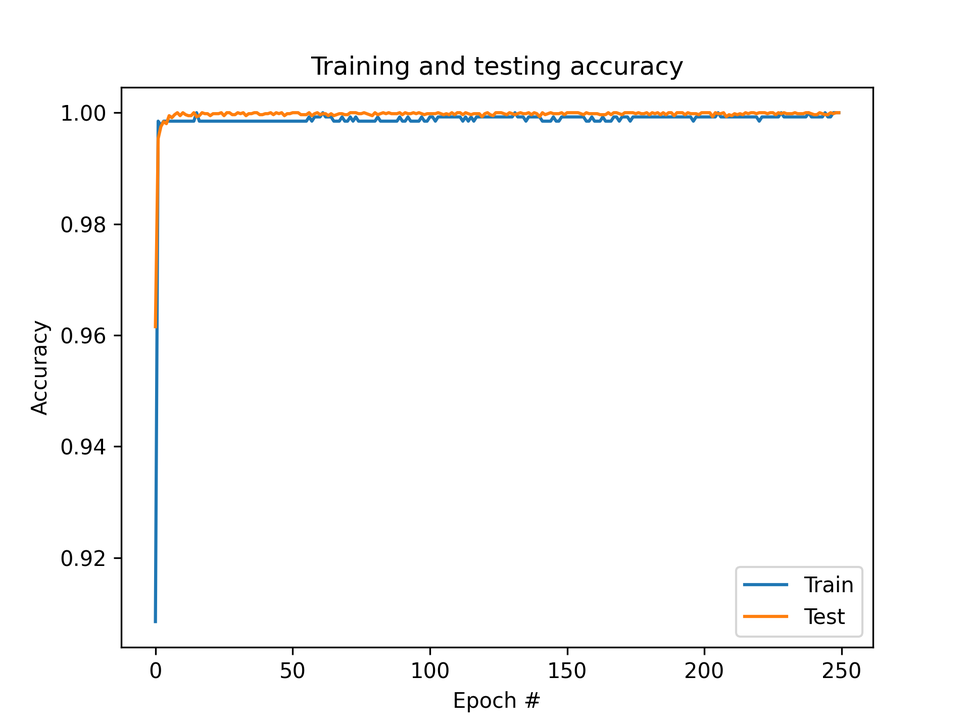
#> input picture Visualisation/DenseNet/DensNet_FT_Training_Testing_Accuracy.png, 970 x 727 px, shrunk from 1920 x 1440 before the run
$ python -i IntensityNormalization_CLAHE.py   (imports and definitions only)
#> lines starting #> are read from the running program, lines starting #| are printed output that depends on the picture
#> further down, picture is the input picture: shape (727, 970, 3); mean B, G, R 249.9, 250.1, 250.3
import numpy as np
import cv2
from PIL import Image
import matplotlib.pyplot as plt

def normalize(img):

    arr = np.array(img)
    arr = arr.astype('float')

    for i in range(3):
        minval = arr[...,i].min()
        maxval = arr[...,i].max()
        if minval != maxval:
            arr[...,i] -= minval
            arr[...,i] *= (255.0/(maxval-minval))
    return arr


# normalize(Image.open('1.png').convert('RGBA'))


# #img = Image.open('1.png').convert('RGBA')
# #arr = np.array(img)
# #new_img = Image.fromarray(normalize(arr).astype('uint8'),'RGBA')
# #new_img.save('normalized.png')


# fig, ax = plt.subplots(1, 2)
# ax[0].imshow(img)
# ax[0].set_title('Original Image')
# ax[0].grid(False)
# ax[1].imshow(new_img)
# ax[1].set_title('normalized Image')
# ax[1].grid(True)
# plt.show()

def CLAHE(image):
    # Converting image to LAB Color model
    lab = cv2.cvtColor(image, cv2.COLOR_BGR2LAB)
#> lab: shape (727, 970, 3); mean of channels 0, 1, 2 250.5, 128.2, 128.1

    # Splitting the LAB image to different channels
    l, a, b = cv2.split(lab)
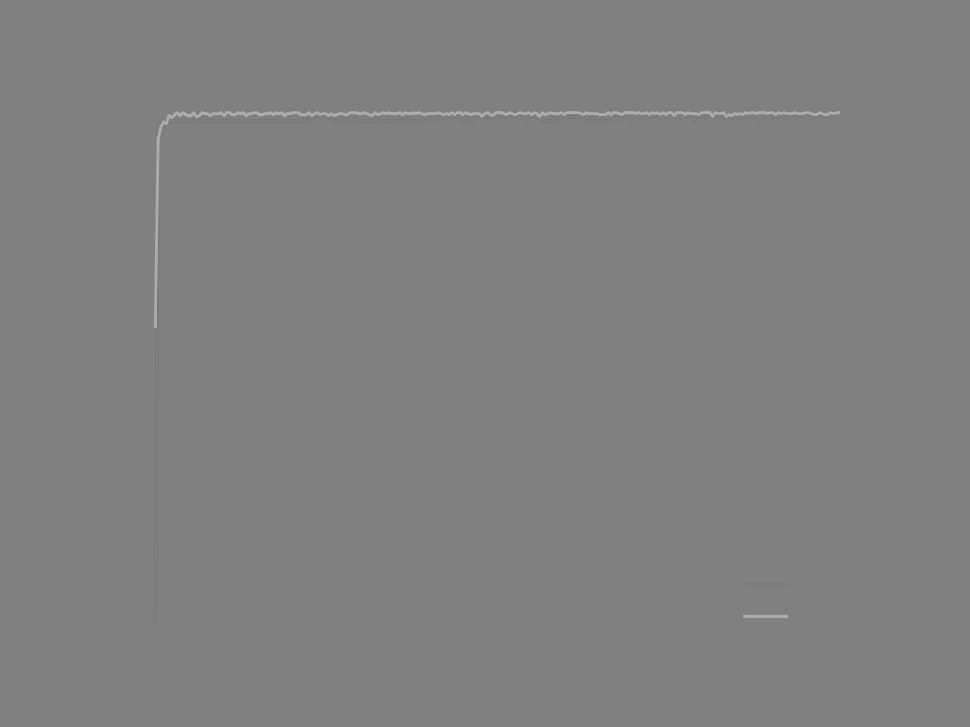
#> a: shape (727, 970); min 119, max 177, mean 128.2

    # Applying CLAHE to L-channel---
    clahe = cv2.createCLAHE(clipLimit=3.0, tileGridSize=(8, 8))
    cl = clahe.apply(l)

    # Merge the CLAHE enhanced L-channel with the a and b channel
    limg = cv2.merge((cl, a, b))
#> limg: shape (727, 970, 3); mean of channels 0, 1, 2 250.2, 128.2, 128.1

    # Converting image from LAB Color model to RGB model
    final = cv2.cvtColor(limg, cv2.COLOR_LAB2BGR)
    return final

# [4 lines of commented-out code are left out]

>>> import cv2
>>> picture = cv2.imread('../Visualisation/DenseNet/DensNet_FT_Training_Testing_Accuracy.png')
>>> result = CLAHE(picture)

$ run again, on Visualisation/DenseNet/DensNet_FT_CM.png
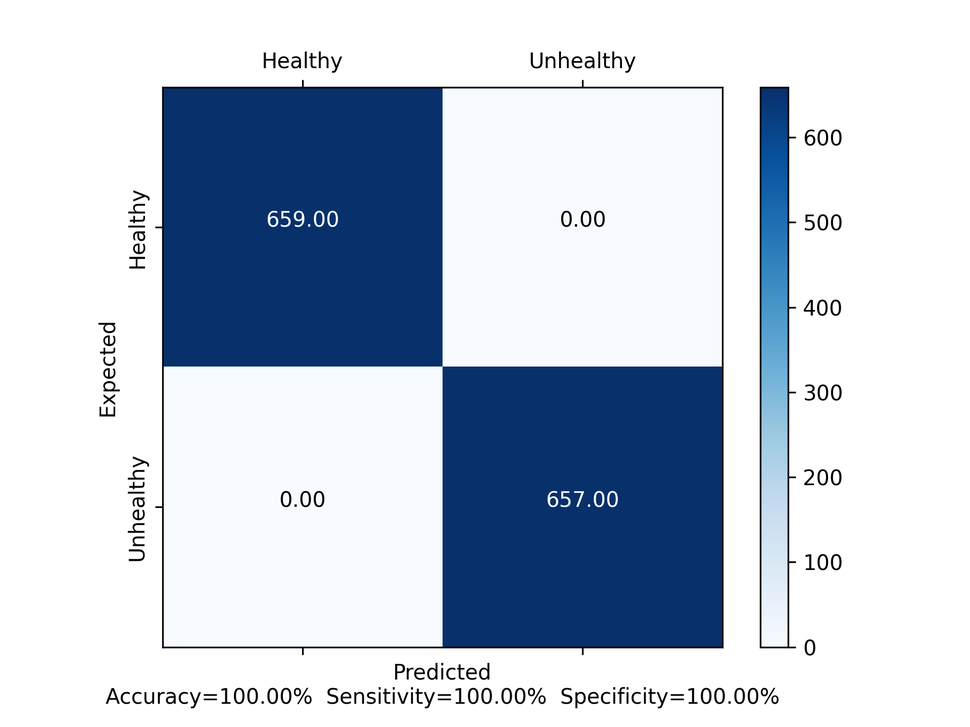
#> input picture Visualisation/DenseNet/DensNet_FT_CM.png, 970 x 727 px, shrunk from 1920 x 1440 before the run
#> picture is the input picture: shape (727, 970, 3); mean B, G, R 216.6, 201.9, 191.2
#> lab: shape (727, 970, 3); mean of channels 0, 1, 2 203.4, 130.4, 118.7
#> in CLAHE, `l, a, b = cv2.split(lab)`:
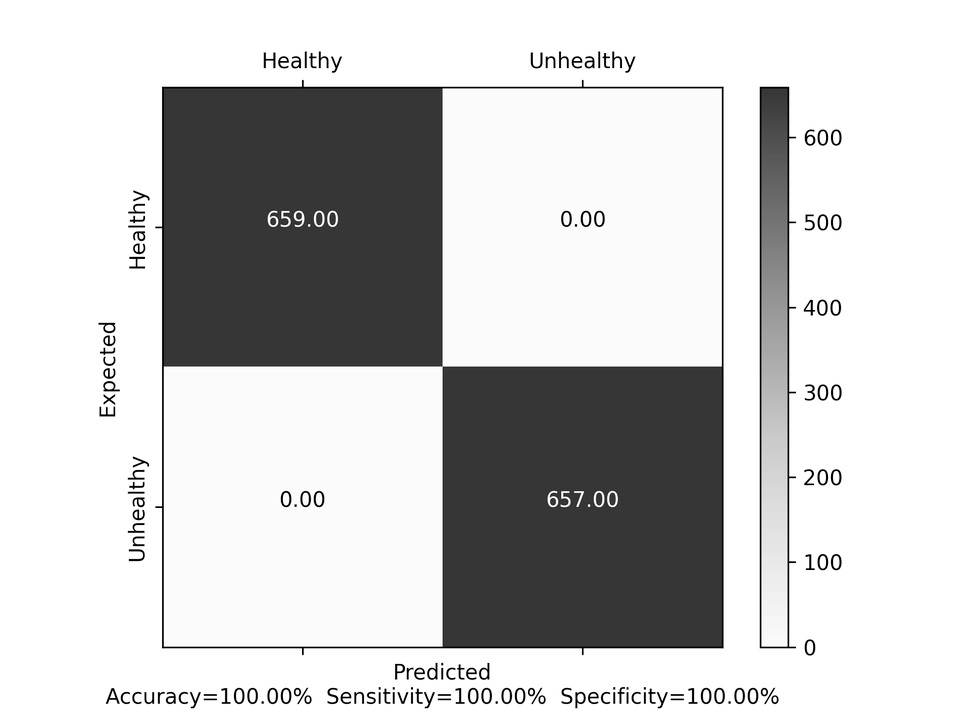
#> l: shape (727, 970); min 0, max 255, mean 203.4
#> in CLAHE, `l, a, b = cv2.split(lab)`:
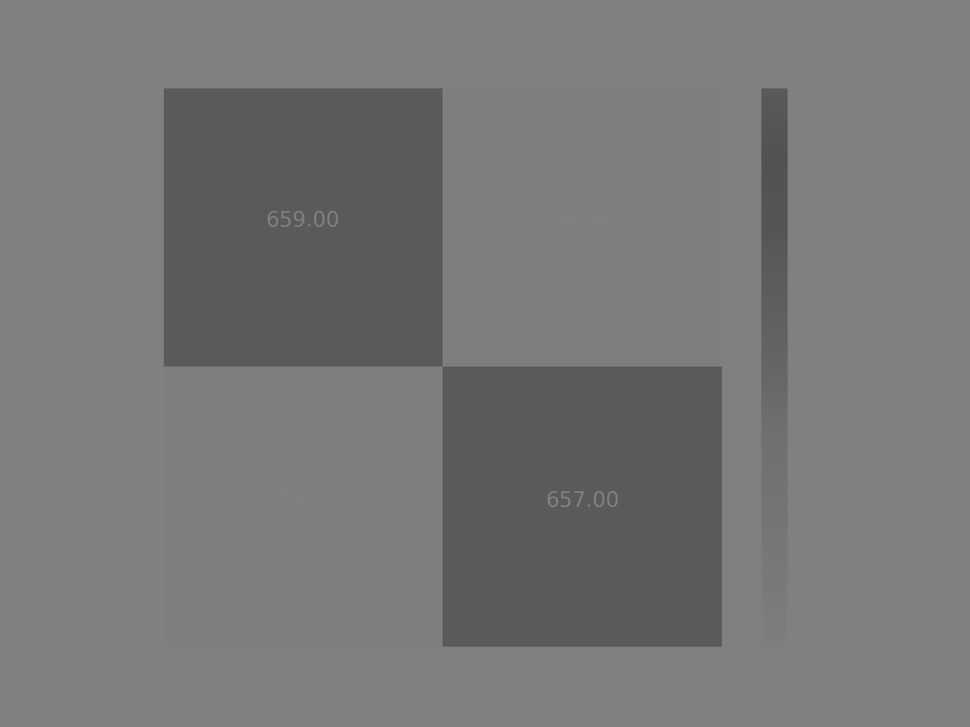
#> b: shape (727, 970); min 79, max 132, mean 118.7
#> limg: shape (727, 970, 3); mean of channels 0, 1, 2 203.2, 130.4, 118.7

$ run again, on Visualisation/DenseNet/DensNet_FT_ROC.png
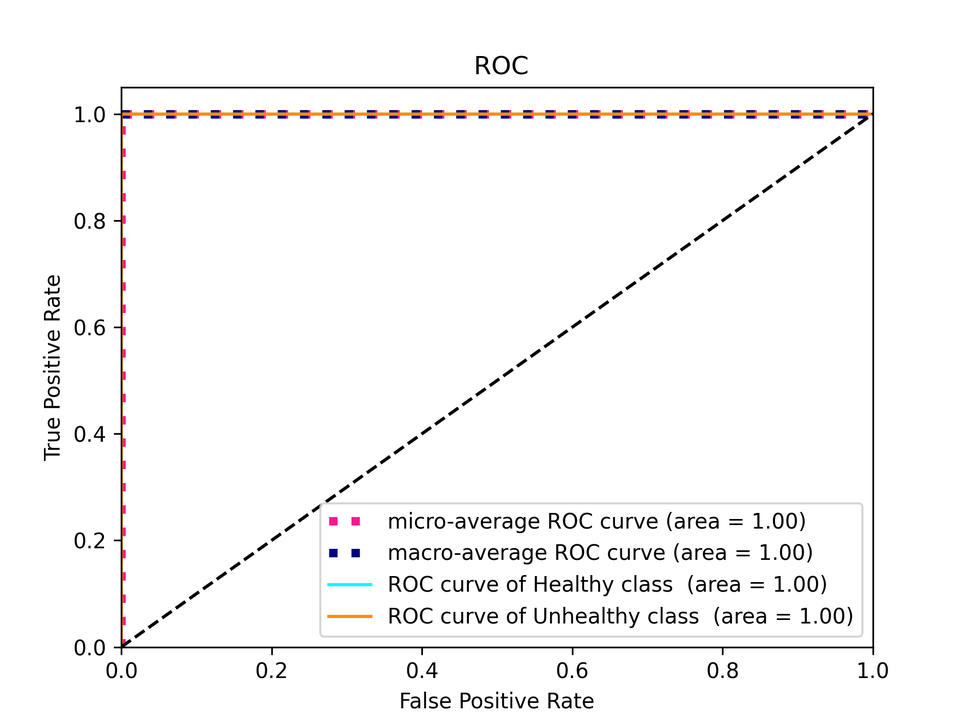
#> input picture Visualisation/DenseNet/DensNet_FT_ROC.png, 970 x 727 px, shrunk from 1920 x 1440 before the run
#> picture is the input picture: shape (727, 970, 3); mean B, G, R 247.1, 247.2, 247.9
#> lab: shape (727, 970, 3); mean of channels 0, 1, 2 247.7, 128.3, 128.1
#> in CLAHE, `l, a, b = cv2.split(lab)`:
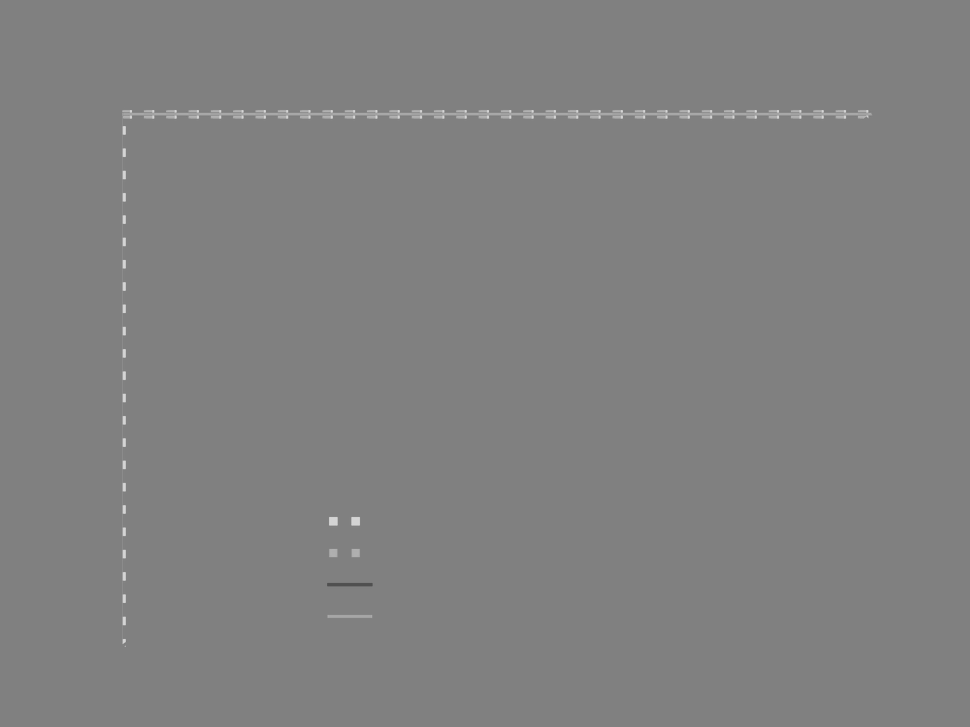
#> a: shape (727, 970); min 80, max 214, mean 128.3
#> limg: shape (727, 970, 3); mean of channels 0, 1, 2 247.3, 128.3, 128.1

$ run again, on Visualisation/DenseNet/DensNet_FT_Training_Testing_Loss.png
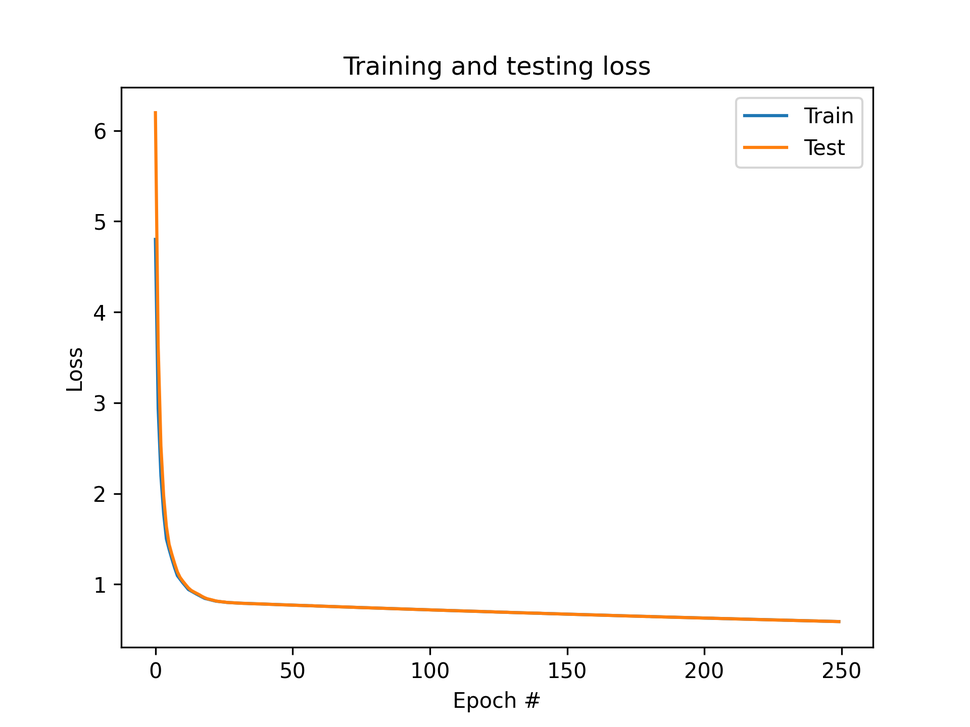
#> input picture Visualisation/DenseNet/DensNet_FT_Training_Testing_Loss.png, 970 x 727 px, shrunk from 1920 x 1440 before the run
#> picture is the input picture: shape (727, 970, 3); mean B, G, R 250.5, 251, 251.6
#> lab: shape (727, 970, 3); mean of channels 0, 1, 2 251.3, 128.2, 128.3
#> in CLAHE, `l, a, b = cv2.split(lab)`:
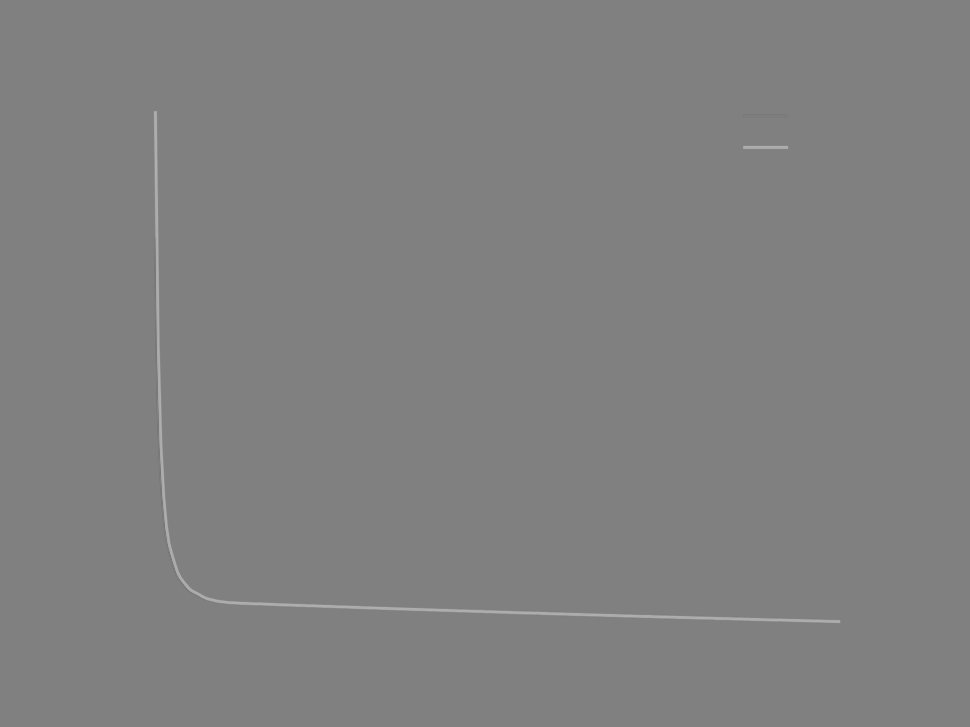
#> a: shape (727, 970); min 120, max 176, mean 128.2
#> limg: shape (727, 970, 3); mean of channels 0, 1, 2 251.1, 128.2, 128.3
